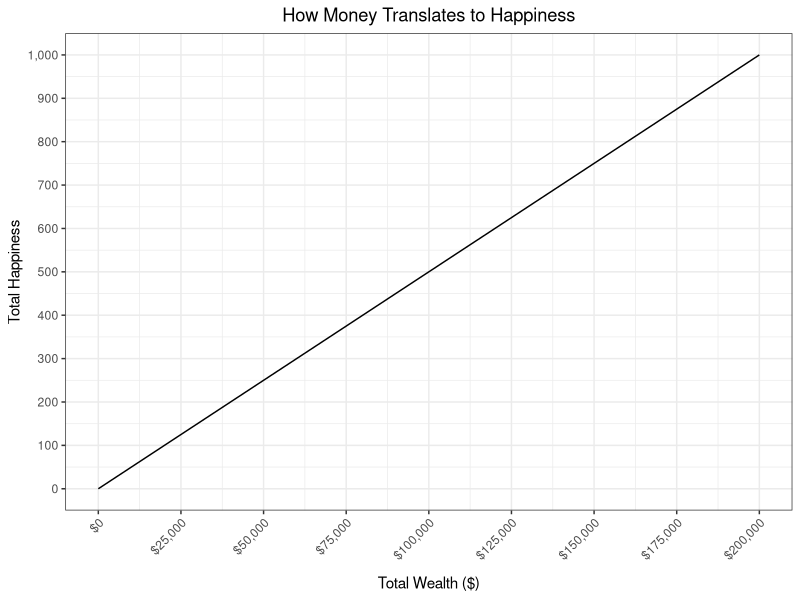
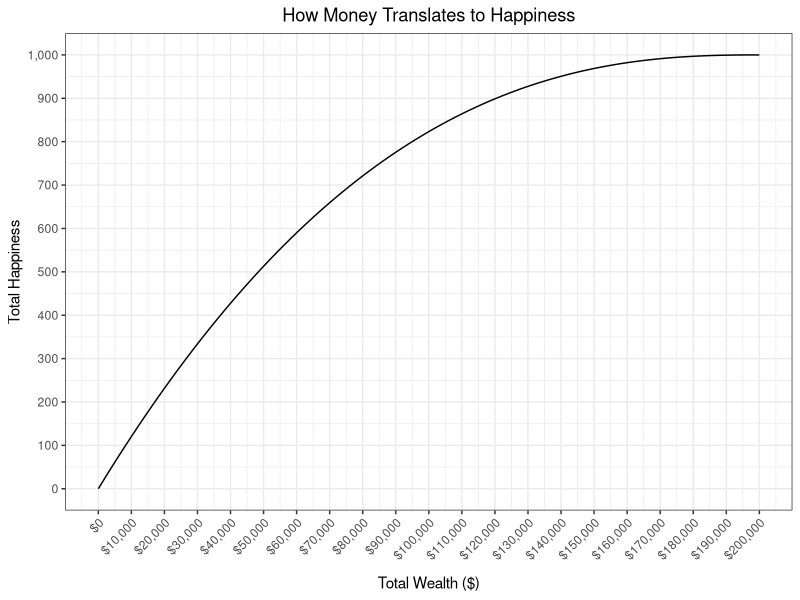
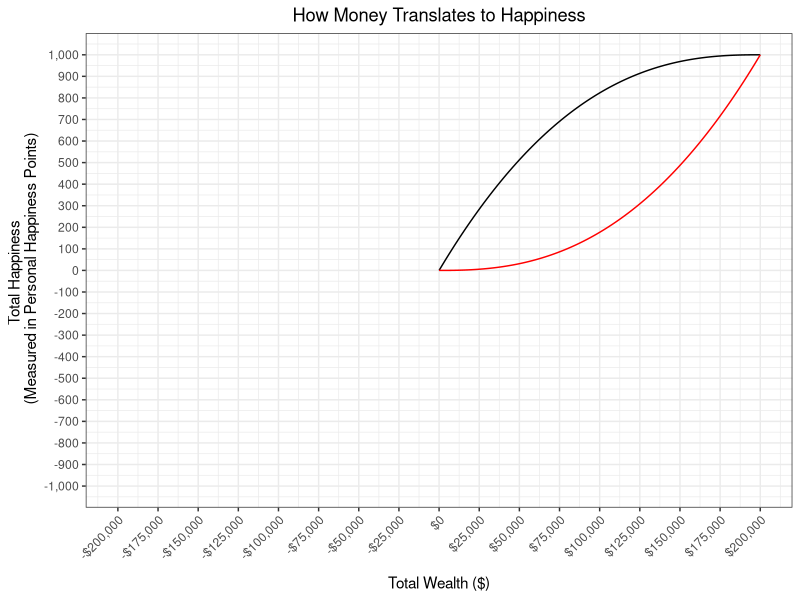
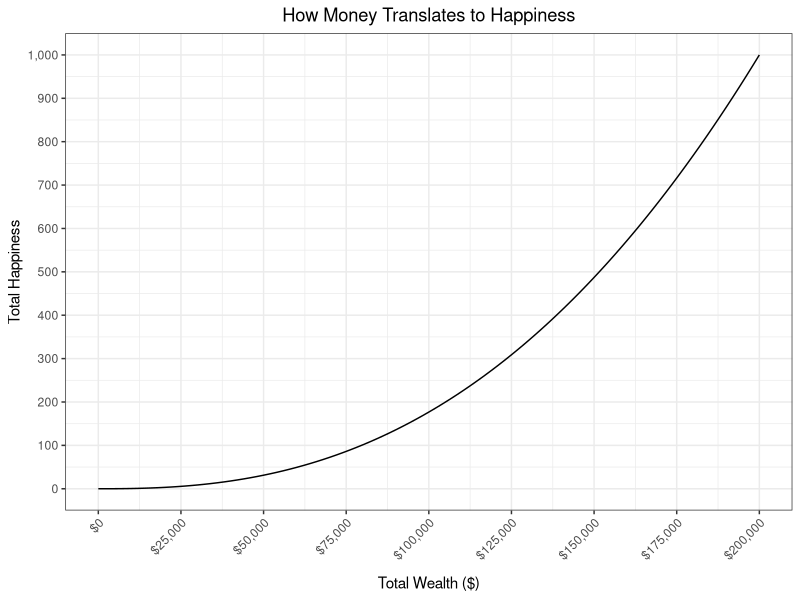
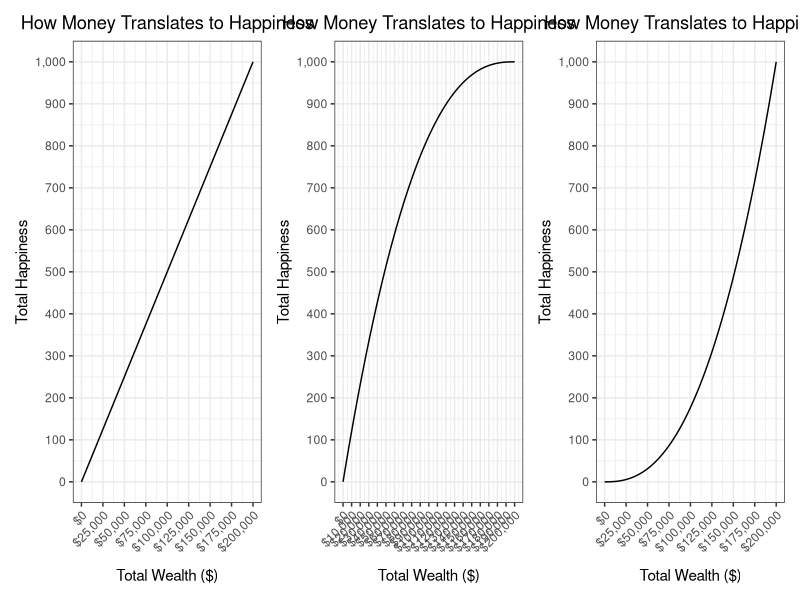
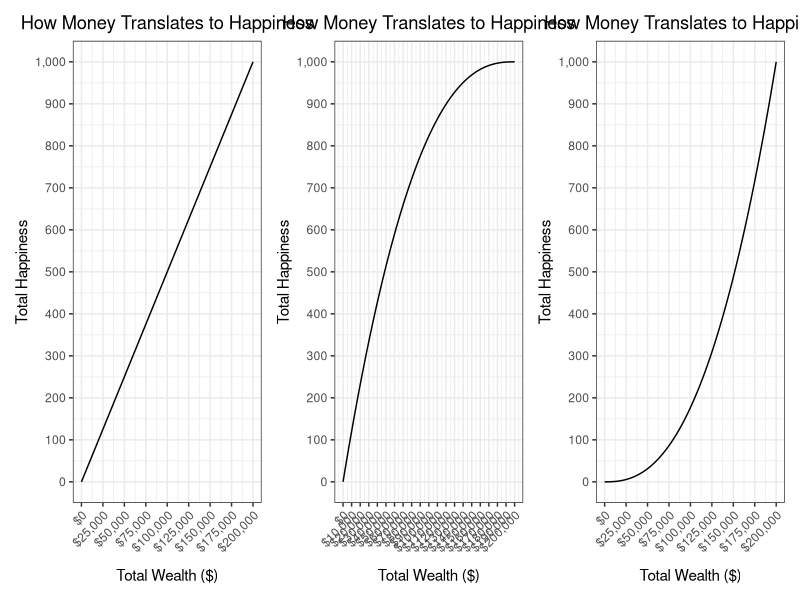
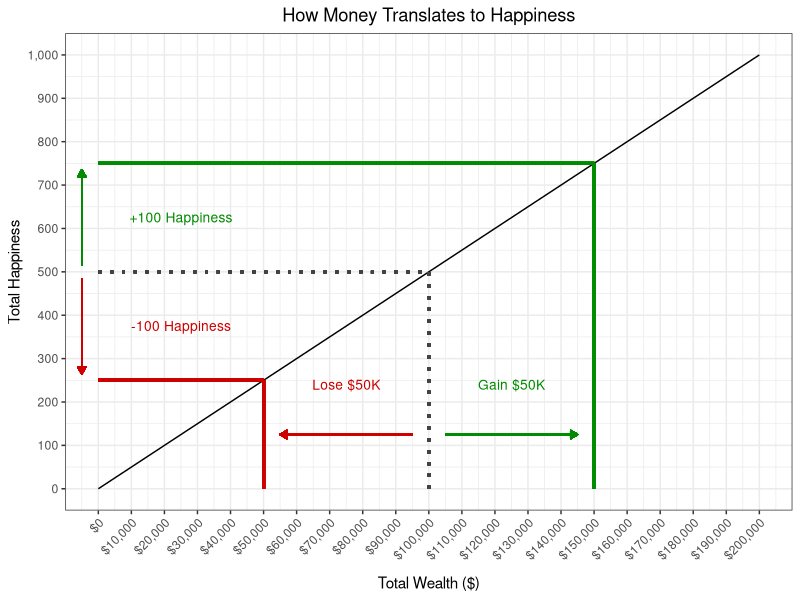
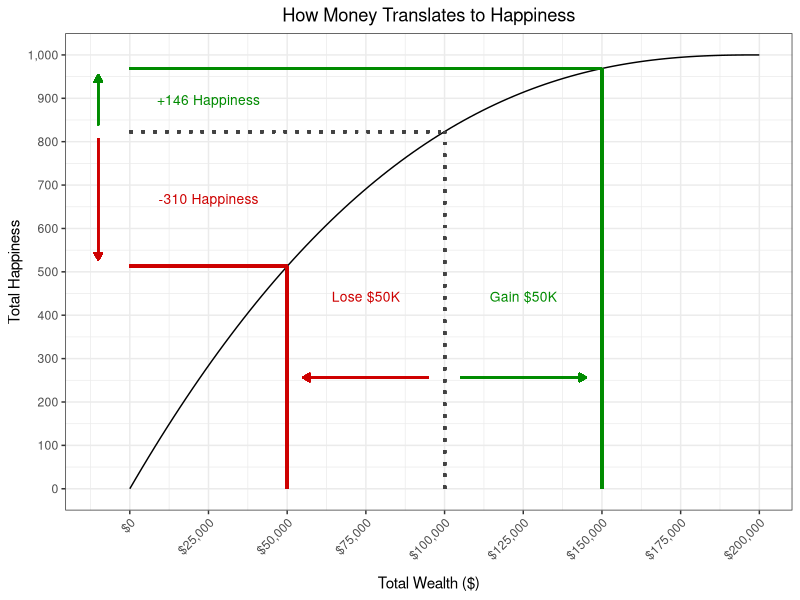

Here is the R script that generated these plots, in order:
## ---- chunk 1
knitr::opts_chunk$set(echo = TRUE)
plot_save <- FALSE
## ---- chunk 2
library(tidyverse)
library(patchwork)

## ---- chunk 3
# make vector of possible incomes
money <- seq(0, 100, 1)

# turn into data frame
df_util <- data.frame(money)

# show df
df_util

## ---- chunk 4
max_income <- 200e3
income <- seq(0, 1, 0.01) * max_income
happiness <- income/max(income) * 1000

df_linear <- data.frame(income = income,
                        happiness = happiness)

df_linear
## ---- chunk 5
plot_linear <- 
df_linear %>% 
  ggplot(aes(x = income,
             y = happiness)) +
  geom_line() +
  labs(title = "How Money Translates to Happiness",
       x = "Total Wealth ($)",
       y = "Total Happiness") +
  scale_y_continuous(breaks = seq(0, max(df_linear$happiness), 100),
                     labels = scales::comma) +
  scale_x_continuous(breaks = seq(0, max_income, 25e3),
                     labels = scales::dollar_format()) +
  theme_bw() +
  theme(plot.title = element_text(hjust = 0.5),
        axis.title.x = element_text(margin = margin(t = 10, b = 0, r = 0, l = 0)),
        axis.text.x = element_text(angle = 45,
                                   hjust = 1))
plot_linear

## ---- chunk 6
max_income <- 200e3
income <- seq(0, 1, 0.01) * max_income
happiness <- (1-(abs(income-max_income)^2.5)/(max_income^2.5)) * 1000

df_concave <- data.frame(income = income,
                        happiness = happiness)

df_concave
## ---- chunk 7
plot_concave <-
df_concave %>% 
  ggplot(aes(x = income,
             y = happiness)) +
  geom_line() +
  labs(title = "How Money Translates to Happiness",
       x = "Total Wealth ($)",
       y = "Total Happiness") +
  scale_y_continuous(breaks = seq(0, max(df_concave$happiness), 100),
                     labels = scales::comma) +
  #scale_y_continuous(limits = c(0,  1))
  scale_x_continuous(breaks = seq(0, max_income, 10e3),
                     labels = scales::dollar_format()) +
  theme_bw() +
  theme(plot.title = element_text(hjust = 0.5),
        axis.title.x = element_text(margin = margin(t = 10, b = 0, r = 0, l = 0)),
        axis.text.x = element_text(angle = 45,
                                   hjust = 1))
plot_concave

## ---- chunk 8
# linear utility
max_income <- 200e3
income <- seq(0, 1, 0.01) * max_income
happiness <- income/max(income) * 1000

df_linear <- data.frame(income = income,
                        happiness = happiness)

df_linear

# concave utility
max_income <- 200e3
happiness <- (1-(abs(income-max_income)^2.5)/(max_income^2.5)) * 1000

df_concave <- data.frame(income = income,
                        happiness = happiness)

df_concave

# convex utility
df_convex <- data.frame(income = income,
                        neg_income = -income+max_income,
                        happiness = df_concave$happiness,
                        happiness_trans1 = -df_concave$happiness + 1000)

df_convex

## ---- chunk 9
df_convex %>% 
  ggplot() +
  geom_line(aes(x = income,
                y = happiness),
            color = "black") +
  geom_line(aes(x = neg_income,
                y = happiness_trans1),
            color = "red") +
  #geom_line(aes(y = happiness_trans2),
  #          color = "blue") +
  labs(title = "How Money Translates to Happiness",
       x = "Total Wealth ($)",
       y = "Total Happiness \n (Measured in Personal Happiness Points)") +
  scale_y_continuous(breaks = seq(-max(abs(df_convex$happiness)), max(abs(df_convex$happiness)), 100),
                     limits = c(-max(abs(df_convex$happiness)), max(abs(df_convex$happiness))),
                     labels = scales::comma) +
  #scale_y_continuous(limits = c(0,  1))
  scale_x_continuous(breaks = seq(-max_income, max_income, 25e3),
                     limits = c(-max_income, max_income),
                     labels = scales::dollar_format()) +
  theme_bw() +
  theme(plot.title = element_text(hjust = 0.5),
        axis.title.x = element_text(margin = margin(t = 10, b = 0, r = 0, l = 0)),
        axis.text.x = element_text(angle = 45,
                                   hjust = 1))

## ---- chunk 10
plot_convex <- 
df_convex %>% 
  ggplot(aes(x = neg_income,
             y = happiness_trans1)) +
  geom_line() +
  labs(title = "How Money Translates to Happiness",
       x = "Total Wealth ($)",
       y = "Total Happiness") +
  scale_y_continuous(breaks = seq(0, max(df_convex$happiness), 100),
                     labels = scales::comma) +
  #scale_y_continuous(limits = c(0,  1))
  scale_x_continuous(breaks = seq(0, max_income, 25e3),
                     labels = scales::dollar_format()) +
  theme_bw() +
  theme(plot.title = element_text(hjust = 0.5),
        axis.title.x = element_text(margin = margin(t = 10, b = 0, r = 0, l = 0)),
        axis.text.x = element_text(angle = 45,
                                   hjust = 1))
plot_convex

## ---- chunk 11
plot_linear + plot_concave + plot_convex
## ---- chunk 12
(plot_linear | plot_concave | plot_convex)
## ---- chunk 13
# presets
mid_x <- 100e3
mid_y <- df_linear[df_linear$income == mid_x,]$happiness
mid_color <- "gray26"

low_x <- 50e3
low_y <- df_linear[df_linear$income == low_x,]$happiness
low_color <- "red3"
low_shift <- 5e3

high_x <- 150e3
high_y <- df_linear[df_linear$income == high_x,]$happiness
high_color <- "green4"
high_shift <- 5e3


df_linear %>% 
  ggplot(aes(x = income,
             y = happiness)) +
  geom_line() +
  # middle
  geom_segment(aes(x = mid_x, xend = mid_x, y = 0, yend = mid_y),
               color = mid_color, linetype = "dotted", size = 1) +
  geom_segment(aes(x = 0, xend = mid_x, y = mid_y, yend = mid_y),
               color = mid_color, linetype = "dotted", size = 1) +
  # low
  geom_segment(aes(x = low_x, xend = low_x, y = 0, yend = low_y),
               color = low_color, linetype = "solid", size = 1) +
  geom_segment(aes(x = 0, xend = low_x, y = low_y, yend = low_y),
               color = low_color, linetype = "solid", size = 1) +
  geom_segment(aes(x = mid_x - low_shift, xend = low_x + low_shift , y = low_y/2, yend = low_y/2),
                  arrow = arrow(length = unit(0.2, "cm"), type = "closed"),
               color = low_color) +
  annotate(geom = "text", x = low_x + (mid_x-low_x)/2, y = low_y - 10, label = "Lose $50K",
           angle = 0, size = 3.5, color = low_color) +
  geom_segment(aes(x = -5e3, xend = -5e3 , y = mid_y - 15, yend = low_y + 15),
                  arrow = arrow(length = unit(0.2, "cm"), type = "closed"),
               color = low_color) +
  annotate(geom = "text", x = 25e3, y = low_y + (mid_y-low_y)/2, label = "-100 Happiness",
           angle = 0, size = 3.5, color = low_color) +
  # high
  geom_segment(aes(x = high_x, xend = high_x, y = 0, yend = high_y),
               color = high_color, linetype = "solid", size = 1) +
  geom_segment(aes(x = 0, xend = high_x, y = high_y, yend = high_y),
               color = high_color, linetype = "solid", size = 1) +
  geom_segment(aes(x = mid_x + high_shift, xend = high_x - low_shift , y = low_y/2, yend = low_y/2),
                  arrow = arrow(length = unit(0.2, "cm"), type = "closed"),
               color = high_color) +
  annotate(geom = "text", x = high_x - (high_x-mid_x)/2, y = low_y - 10, label = "Gain $50K",
           angle = 0, size = 3.5, color = high_color) +
  geom_segment(aes(x = -5e3, xend = -5e3 , y = mid_y + 15, yend = high_y - 15),
                  arrow = arrow(length = unit(0.2, "cm"), type = "closed"),
               color = high_color) +
  annotate(geom = "text", x = 25e3, y = high_y - (high_y - mid_y)/2, label = "+100 Happiness",
           angle = 0, size = 3.5, color = high_color) +
  # naming & formatting
  labs(title = "How Money Translates to Happiness",
       x = "Total Wealth ($)",
       y = "Total Happiness") +
  scale_y_continuous(breaks = seq(0, max(df_linear$happiness), 100),
                     labels = scales::comma) +
  scale_x_continuous(breaks = seq(0, max_income, 10e3),
                     labels = scales::dollar_format()) +
  coord_cartesian(xlim = c(0, max(df_linear$income))) +
  theme_bw() +
  theme(plot.title = element_text(hjust = 0.5),
        axis.title.x = element_text(margin = margin(t = 10, b = 0, r = 0, l = 0)),
        axis.text.x = element_text(angle = 45,
                                   hjust = 1))

## ---- chunk 14
# presets
mid_x <- 100e3
mid_y <- (1-(abs(mid_x-max_income)^2.5)/(max_income^2.5)) * 1000  # NOTE: max_income set elsewhere
mid_color <- "gray26"

low_x <- 50e3
low_y <- (1-(abs(low_x-max_income)^2.5)/(max_income^2.5)) * 1000  # NOTE: max_income set elsewhere
low_color <- "red3"
low_shift <- 5e3

high_x <- 150e3
high_y <- (1-(abs(high_x-max_income)^2.5)/(max_income^2.5)) * 1000  # NOTE: max_income set elsewhere
high_color <- "green4"
high_shift <- 5e3


df_concave %>% 
  ggplot(aes(x = income,
             y = happiness)) +
  geom_line() +
  # middle
  geom_segment(aes(x = mid_x, xend = mid_x, y = 0, yend = mid_y),
               color = mid_color, linetype = "dotted", size = 1) +
  geom_segment(aes(x = 0, xend = mid_x, y = mid_y, yend = mid_y),
               color = mid_color, linetype = "dotted", size = 1) +
  # low
  geom_segment(aes(x = low_x, xend = low_x, y = 0, yend = low_y),
               color = low_color, linetype = "solid", size = 1) +
  geom_segment(aes(x = 0, xend = low_x, y = low_y, yend = low_y),
               color = low_color, linetype = "solid", size = 1) +
  geom_segment(aes(x = mid_x - low_shift, xend = low_x + low_shift , y = low_y/2, yend = low_y/2),
                  arrow = arrow(length = unit(0.2, "cm"), type = "closed"),
               color = low_color) +
  annotate(geom = "text", x = low_x + (mid_x-low_x)/2, y = low_y - 70, label = "Lose $50K",
           angle = 0, size = 3.5, color = low_color) +
  geom_segment(aes(x = -10e3, xend = -10e3 , y = mid_y - 15, yend = low_y + 15),
                  arrow = arrow(length = unit(0.2, "cm"), type = "closed"),
               color = low_color) +
  annotate(geom = "text", x = 25e3, y = low_y + (mid_y-low_y)/2, label = paste0("-", round(mid_y-low_y, 0)," Happiness"),
           angle = 0, size = 3.5, color = low_color) +
  # high
  geom_segment(aes(x = high_x, xend = high_x, y = 0, yend = high_y),
               color = high_color, linetype = "solid", size = 1) +
  geom_segment(aes(x = 0, xend = high_x, y = high_y, yend = high_y),
               color = high_color, linetype = "solid", size = 1) +
  geom_segment(aes(x = mid_x + high_shift, xend = high_x - low_shift , y = low_y/2, yend = low_y/2),
                  arrow = arrow(length = unit(0.2, "cm"), type = "closed"),
               color = high_color) +
  annotate(geom = "text", x = high_x - (high_x-mid_x)/2, y = low_y - 70, label = "Gain $50K",
           angle = 0, size = 3.5, color = high_color) +
  geom_segment(aes(x = -10e3, xend = -10e3 , y = mid_y + 15, yend = high_y - 15),
                  arrow = arrow(length = unit(0.2, "cm"), type = "closed"),
               color = high_color) +
  annotate(geom = "text", x = 25e3, y = high_y - (high_y - mid_y)/2, label = paste0("+", round(high_y-mid_y, 0)," Happiness"),
           angle = 0, size = 3.5, color = high_color) +
  # naming & formatting
  labs(title = "How Money Translates to Happiness",
       x = "Total Wealth ($)",
       y = "Total Happiness") +
  scale_y_continuous(breaks = seq(0, max(df_concave$happiness), 100),
                     labels = scales::comma) +
  #scale_y_continuous(limits = c(0,  1))
  scale_x_continuous(breaks = seq(0, max_income, 25e3),
                     labels = scales::dollar_format()) +
  theme_bw() +
  theme(plot.title = element_text(hjust = 0.5),
        axis.title.x = element_text(margin = margin(t = 10, b = 0, r = 0, l = 0)),
        axis.text.x = element_text(angle = 45,
                                   hjust = 1))
## ---- chunk 15
# presets
mid_x <- 100e3
mid_y <- df_convex[df_convex$neg_income == mid_x,]$happiness_trans1
mid_color <- "gray26"

low_x <- 50e3
low_y <- df_convex[df_convex$neg_income == low_x,]$happiness_trans1
low_color <- "red3"
low_shift <- 5e3

high_x <- 150e3
high_y <- df_convex[df_convex$neg_income == high_x,]$happiness_trans1
high_color <- "green4"
high_shift <- 5e3

df_convex %>% 
  ggplot(aes(x = neg_income,
             y = happiness_trans1)) +
  geom_line() +
  # middle
  geom_segment(aes(x = mid_x, xend = mid_x, y = 0, yend = mid_y),
               color = mid_color, linetype = "dotted", size = 1) +
  geom_segment(aes(x = 0, xend = mid_x, y = mid_y, yend = mid_y),
               color = mid_color, linetype = "dotted", size = 1) +
  # low
  geom_segment(aes(x = low_x, xend = low_x, y = 0, yend = low_y),
               color = low_color, linetype = "solid", size = 1) +
  geom_segment(aes(x = 0, xend = low_x, y = low_y, yend = low_y),
               color = low_color, linetype = "solid", size = 1) +
  geom_segment(aes(x = mid_x - low_shift, xend = low_x + low_shift , y = low_y/2, yend = low_y/2),
                  arrow = arrow(length = unit(0.2, "cm"), type = "closed"),
               color = low_color) +
  annotate(geom = "text", x = low_x + (mid_x-low_x)/2, y = low_y - 70, label = "Lose $50K",
           angle = 0, size = 3.5, color = low_color) +
  geom_segment(aes(x = -10e3, xend = -10e3 , y = mid_y - 15, yend = low_y + 15),
                  arrow = arrow(length = unit(0.2, "cm"), type = "closed"),
               color = low_color) +
  annotate(geom = "text", x = 25e3, y = low_y + (mid_y-low_y)/2, label = paste0("-", round(mid_y-low_y, 0)," Happiness"),
           angle = 0, size = 3.5, color = low_color) +
  # high
  geom_segment(aes(x = high_x, xend = high_x, y = 0, yend = high_y),
               color = high_color, linetype = "solid", size = 1) +
  geom_segment(aes(x = 0, xend = high_x, y = high_y, yend = high_y),
               color = high_color, linetype = "solid", size = 1) +
  geom_segment(aes(x = mid_x + high_shift, xend = high_x - low_shift , y = low_y/2, yend = low_y/2),
                  arrow = arrow(length = unit(0.2, "cm"), type = "closed"),
               color = high_color) +
  annotate(geom = "text", x = high_x - (high_x-mid_x)/2, y = low_y - 70, label = "Gain $50K",
           angle = 0, size = 3.5, color = high_color) +
  geom_segment(aes(x = -10e3, xend = -10e3 , y = mid_y + 15, yend = high_y - 15),
                  arrow = arrow(length = unit(0.2, "cm"), type = "closed"),
               color = high_color) +
  annotate(geom = "text", x = 25e3, y = high_y - (high_y - mid_y)/2, label = paste0("+", round(high_y-mid_y, 0)," Happiness"),
           angle = 0, size = 3.5, color = high_color) +
  # naming & formatting
  labs(title = "How Money Translates to Happiness",
       x = "Total Wealth ($)",
       y = "Total Happiness") +
  scale_y_continuous(breaks = seq(0, max(df_convex$happiness), 100),
                     labels = scales::comma) +
  #scale_y_continuous(limits = c(0,  1))
  scale_x_continuous(breaks = seq(0, max_income, 10e3),
                     labels = scales::dollar_format()) +
  theme_bw() +
  theme(plot.title = element_text(hjust = 0.5),
        axis.title.x = element_text(margin = margin(t = 10, b = 0, r = 0, l = 0)),
        axis.text.x = element_text(angle = 45,
                                   hjust = 1))
